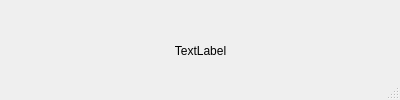
<?xml version="1.0" encoding="UTF-8"?>
<ui version="4.0">
 <class>dialog</class>
 <widget class="QDialog" name="dialog">
  <property name="geometry">
   <rect>
    <x>0</x>
    <y>0</y>
    <width>400</width>
    <height>100</height>
   </rect>
  </property>
  <property name="minimumSize">
   <size>
    <width>100</width>
    <height>50</height>
   </size>
  </property>
  <property name="windowTitle">
   <string>Info</string>
  </property>
  <property name="sizeGripEnabled">
   <bool>true</bool>
  </property>
  <widget class="QLabel" name="warning">
   <property name="geometry">
    <rect>
     <x>20</x>
     <y>20</y>
     <width>361</width>
     <height>61</height>
    </rect>
   </property>
   <property name="text">
    <string>TextLabel</string>
   </property>
   <property name="alignment">
    <set>Qt::AlignCenter</set>
   </property>
   <property name="wordWrap">
    <bool>true</bool>
   </property>
  </widget>
 </widget>
 <resources/>
 <connections/>
</ui>
